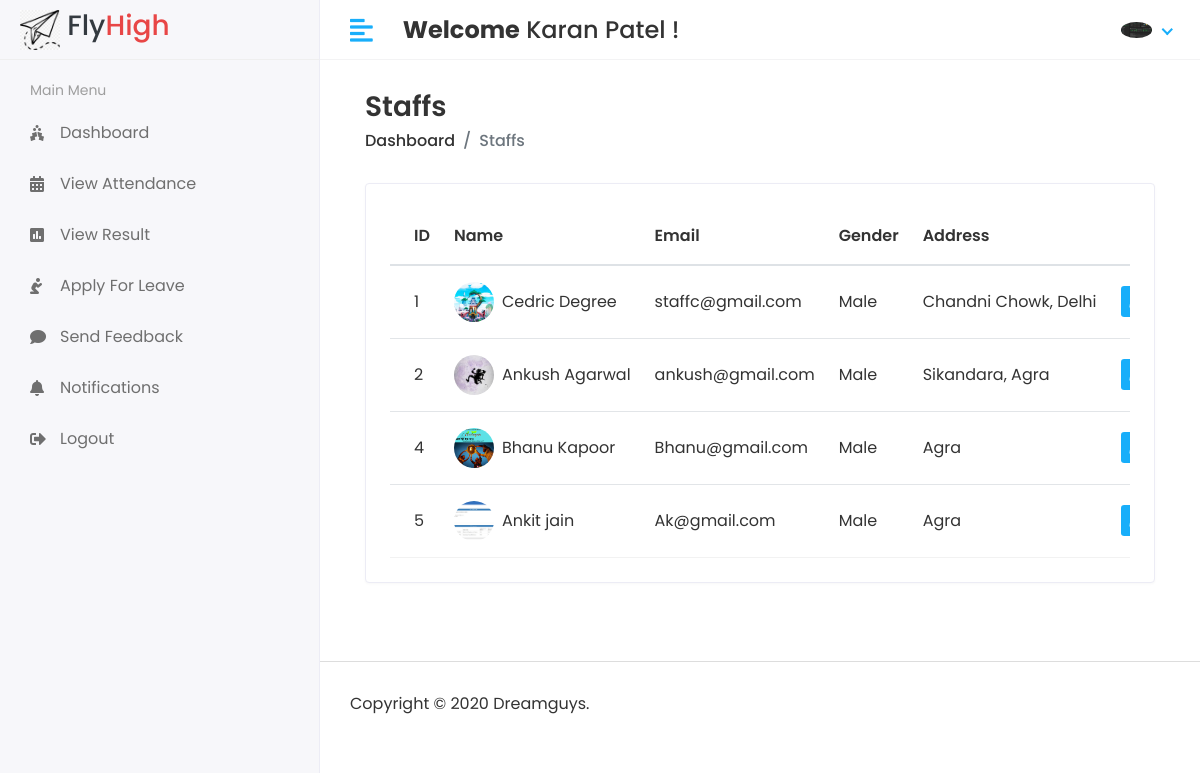
/Hod/Staff/View (signed in), run on the app's committed database.
### app/models.py (models this page shows, shortened)
class CustomUser(AbstractUser):
    USER = (
        (1,'HOD'),
        (2,'STAFF'),
        (3,'STUDENT'),
    )
    user_type = models.CharField(choices=USER,max_length=50,default=1)
    profile_pic = models.ImageField(upload_to='media/profile_pic',default=0)

class Staff(models.Model):
    admin = models.OneToOneField(CustomUser,on_delete=models.CASCADE)
    address = models.TextField()
    gender = models.CharField(max_length=50)
    created_at = models.DateTimeField(auto_now_add=True)
    updated_at = models.DateTimeField(auto_now=True)

### SMS/Hod_views.py (the view)
# urls.py: path('Hod/Staff/View', Hod_views.VIEW_STAFF, name="View_Staff"),
@login_required(login_url='/')
def VIEW_STAFF(request):
    staff = Staff.objects.all()
    cntxt = {'staff':staff}
    return render(request, "HOD/view_staff.html", cntxt)

### templates/HOD/view_staff.html (shortened to what this page needs)
{% extends "base.html" %}
{% block content %}
<div class="content container-fluid">
    <div class="page-header">
       <div class="row align-items-center">
          <div class="col">
             <h3 class="page-title">Staffs</h3>
             <ul class="breadcrumb">
                <li class="breadcrumb-item"><a href="index.html">Dashboard</a></li>
                <li class="breadcrumb-item active">Staffs</li>
             </ul>
          </div>
       </div>
    </div>
    <div class="row">
       <div class="col-sm-12">
          <div class="card card-table">
             <div class="card-body">
                <div class="table-responsive">
                   <table id="" class="table table-hover table-center mb-0">
                      <thead>
                         <tr>
                            <th>ID</th>
                            <th>Name</th>
                            <th>Email</th>
                            <th>Gender</th>
                            <th>Address</th>
                            <th class="text-right">Action</th>
                         </tr>
                      </thead>
                      <tbody>
                        {% for i in staff %}
                         <tr>
                            <td>{{i.id}}</td>
                            <td>
                               <h2 class="table-avatar">
                                  <a href="student-details.html" class="avatar avatar-sm mr-2"><img class="avatar-img rounded-circle" src="/{{i.admin.profile_pic}}" alt="User Image"></a>
                                  <a href="student-details.html">{{i.admin.first_name}}&nbsp;{{i.admin.last_name}}</a>
                               </h2>
                            </td>
                            <td>{{i.admin.email}}</td>
                            <td>{{i.gender}}</td>
                            <td>{{i.address}}</td>
                            <td class="text-right">
                               <div class="actions">
                                  <a href="{% url "Edit_Staff" i.id %}" class="btn btn-sm bg-success-light mr-2">
                                  </a>
                               </div>
                            </td>
                         </tr>
                        {% endfor %}
                      </tbody>
                   </table>
                </div>
             </div>
          </div>
       </div>
    </div>
</div>
{% endblock content %}

### templates/Includes/header.html (shortened to what this page needs)
{% load static %}
<div class="header">
   <div class="header-left">
      <a href="" class="logo">
         <img width="100px" height="100px" src="{% static 'assets/img/fli.png' %}" alt="Logo">
      </a>
      <h3 class="text-dark">&nbsp;Fly</h3><h3 class="text-danger">High</h3>
   </div>
   <a href="javascript:void(0);" id="toggle_btn">
   <i class="fas fa-align-left"></i>
   </a>
   <div class="top-nav-search mt-3">
      <h4><strong>Welcome</strong>&nbsp;<span>{{user.first_name}} {{user.last_name}}</span>&nbsp;!</h4>
   </div>
    <ul class="nav user-menu">
      <li class="nav-item dropdown has-arrow">
         <a href="#" class="dropdown-toggle nav-link" data-toggle="dropdown">
            {% if user.profile_pic == "" %}
               <span class="user-img"><img class="rounded-circle" src="{% static "assets/img/No_image.jpg" %}" width="31" alt="Ryan Taylor"></span>
            {% else %}
               <span class="user-img"><img class="rounded-circle" src="/{{user.profile_pic}}" width="31" alt="Ryan Taylor"></span>
            {% endif %}
         </a>
      </li>
   </ul>
</div>

### static/assets/css/style.css (style rules this page uses)
html { height: 100%; }
body { background-color: #fff; color: #333; font-family: 'Poppins', sans-serif; font-size: 1rem; height: 100%; line-height: 1.5; overflow-x: hidden; }
h1, h2, h3, h4, h5, h6 { font-family: 'Poppins', sans-serif; margin-top: 0; }
a { color: #009ce7; }
input, button, a { transition: all 0.4s ease; -moz-transition: all 0.4s ease; -o-transition: all 0.4s ease; -ms-transition: all 0.4s ease; -webkit-transition: all 0.4s ease; }
ul, ol { padding: 0px; list-style: none; }
.table { color: #333; max-width: 100%; margin-bottom: 0; width: 100%; }
table.table td h2 { display: inline-block; font-size: inherit; font-weight: 400; margin: 0; padding: 0; vertical-align: middle; }
table.table td h2.table-avatar { align-items: center; display: inline-flex; font-size: inherit; font-weight: 400; margin: 0; padding: 0; vertical-align: middle; white-space: nowrap; }
table.table td h2 a { color: #333; }
.table thead tr th { font-weight: 600; }
.table tbody tr { border-bottom: 1px solid rgba(0, 0, 0, 0.05); }
.table.table-center td, .table.table-center th { vertical-align: middle; }
.card-table .card-body .table > thead > tr > th { border-top: 0; }
.card-table .card-body .table tr td:first-child, .card-table .card-body .table tr th:first-child { padding-left: 1.5rem; }
.card-table .card-body .table tr td:last-child, .card-table .card-body .table tr th:last-child { padding-right: 1.5rem; }
.card-table .table td, .card-table .table th { border-top: 1px solid #e2e5e8; padding: 1rem 0.75rem; white-space: nowrap; }
.text-danger, .dropdown-menu > li > a.text-danger { color: #e84646 !important; }
.card { border: 1px solid #ececf5; box-shadow: 0 1px 3px 0 rgba(0, 0, 0, 0.03); margin-bottom: 1.875rem; }
.card-body { padding: 1.5rem; }
.bg-success-light { background-color: #18aefa; color: #fff; }
.avatar { position: relative; display: inline-block; width: 3rem; height: 3rem }
.avatar > img { width: 100%; height: 100%; -o-object-fit: cover; object-fit: cover; }
.avatar-sm { width: 2.5rem; height: 2.5rem; }
.header { background-color: #fff; border-bottom: 1px solid #f3f3f4; left: 0; position: fixed; right: 0; top: 0; z-index: 1001; height: 60px; }
.header .header-left { float: left; height: 60px; padding: 0 20px; position: relative; width: 320px; z-index: 1; transition: all 0.2s ease-in-out; background-color: #f7f7fa; border-bottom: 1px solid #efefef; border-right: 1px solid #ececf5; display: flex; align-items: center; }
.header .header-left .logo { display: inline-block; line-height: 60px; }
.header .header-left .logo img { max-height: 40px; width: auto; }
.header .dropdown-toggle:after { display: none; }
.header .has-arrow .dropdown-toggle:after { border-top: 0; border-left: 0; border-bottom: 2px solid #18aefa; border-right: 2px solid #18aefa; content: ''; height: 8px; display: inline-block; pointer-events: none; -webkit-transform-origin: 66% 66%; -ms-transform-origin: 66% 66%; transform-origin: 66% 66%; -webkit-transform: rotate(45deg); -ms-transform: rotate(45deg); transform: rotate(45deg); -webkit-transition: all 0.15s ease-in-out; transition: all 0.15s ease-in-out; width: 8px; vertical-align: 0px; }
.user-menu { float: right; margin: 0; position: relative; z-index: 99; padding-right: 15px; }
.user-menu.nav > li > a { color: #a0a0a0; font-size: 14px; line-height: 58px; padding: 0 15px; height: 60px; }
.user-img { margin-right: 3px; position: relative; }
.top-nav-search { float: left; margin-left: 15px; }
.page-header { margin-bottom: 1.875rem; }
.page-header .breadcrumb { background-color: transparent; color: #6c757d; font-size: 1rem; font-weight: 500; margin-bottom: 0; padding: 0; }
.page-header .breadcrumb a { color: #333; }
.page-title { font-size: 28px; font-weight: 600; color: #333; margin-bottom: 5px; }
@media (min-width: 992px) { #toggle_btn { align-items: center; color: #18aefa; display: inline-flex; float: left; font-size: 26px; height: 60px; justify-content: center; margin-left: 15px; padding: 0 15px; } }

### data on the page
CustomUser: first_name "Karan", last_name "Patel", profile_pic (picture)
Staff: id "1", admin.profile_pic (picture), admin.first_name "Cedric", admin.last_name "Degree", admin.email "staffc@gmail.com", gender "Male", address "Chandni Chowk, Delhi"
Staff: id "2", admin.profile_pic (picture), admin.first_name "Ankush", admin.last_name "Agarwal", admin.email "ankush@gmail.com", gender "Male", address "Sikandara, Agra"
Staff: id "4", admin.profile_pic (picture), admin.first_name "Bhanu", admin.last_name "Kapoor", admin.email "Bhanu@gmail.com", gender "Male", address "Agra"
Staff: id "5", admin.profile_pic (picture), admin.first_name "Ankit", admin.last_name "jain", admin.email "Ak@gmail.com", gender "Male", address "Agra"
